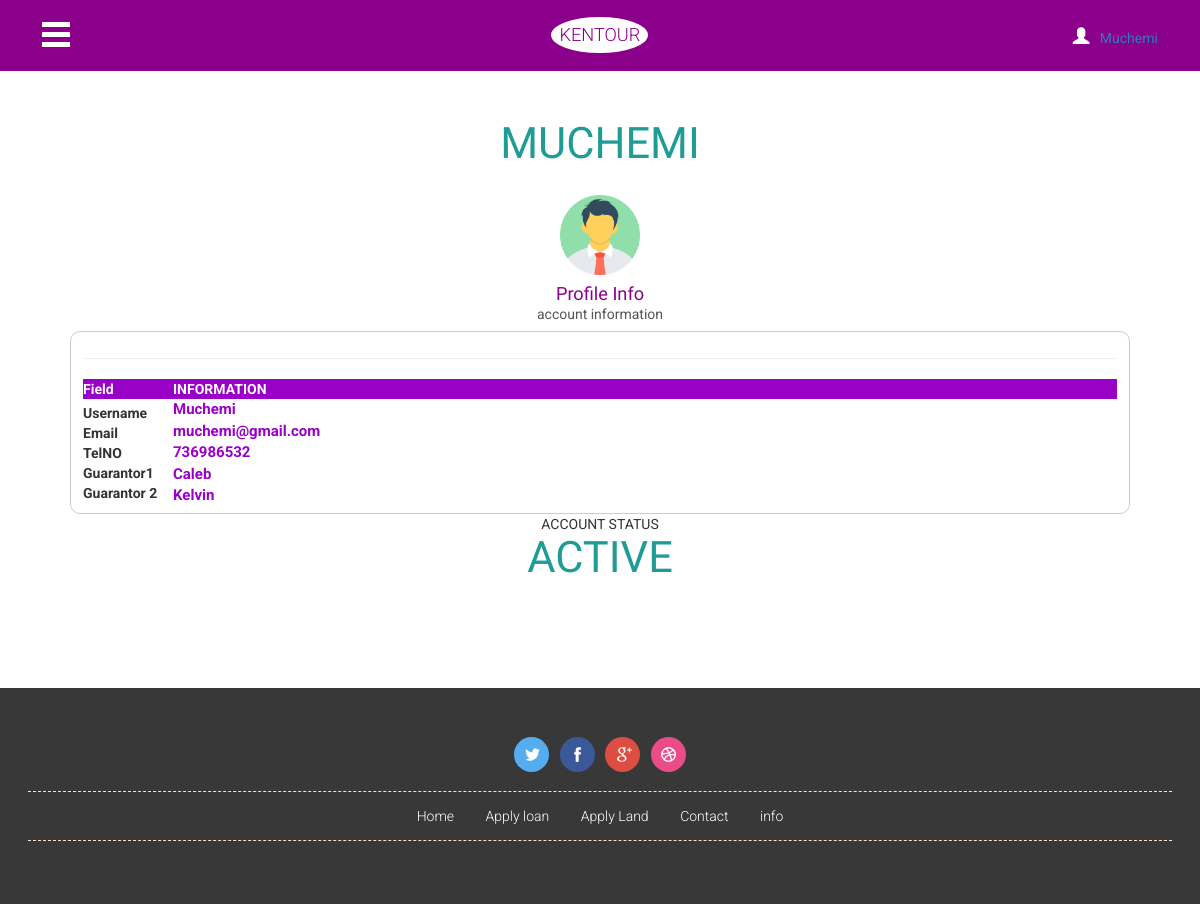
/CLIENT/profile.php (signed in), run on the app's committed database.
### tables this page shows
CREATE TABLE `members` (
  `id` int(11) NOT NULL,
  `username` varchar(255) NOT NULL,
  `email` varchar(255) NOT NULL,
  `tel` int(14) NOT NULL,
  `password` varchar(255) NOT NULL,
  `guarantor1` varchar(255) NOT NULL,
  `g1status` varchar(255) NOT NULL,
  `guarantor2` varchar(255) NOT NULL,
  `g2status` varchar(255) NOT NULL,
  `accountStatus` varchar(255) NOT NULL
);

### CLIENT/profile.php (the view, shortened to what this page needs)
<!DOCTYPE html>
<html>
<head><meta http-equiv="Content-Type" content="text/html; charset=utf-8">
<link href="css/bootstrap.css" type="text/css" rel="stylesheet" media="all">
<link href="css/style.css" type="text/css" rel="stylesheet" media="all">
<link rel="stylesheet" href="css/ken-burns.css" type="text/css" media="all" />
</head>
<body class="bg">
	<div class="agile-main">
		<div class="content-wrap">
			<div class="header">
				<div class="menu-icon">
					<button class="menu-button" id="open-button">O</button>
				</div>
				<div class="logo">
					<h2><a href="index.php">KENTOUR</a></h2>
				</div>
				<div class="login">
					<a href="" class="sign-in popup-top-anim"><span class="glyphicon glyphicon-user"></span>
						<?php  if (isset($_SESSION['username'])) : ?>
						<?php echo $_SESSION['username']; ?>
						<?php endif ?>
					</a>
				</div>
			</div>
			<div class="content">
				<div class="welcome">
					<h3 class="w3ls-title"><?php echo strtoupper($_SESSION['username']);?></h3>
					<div class="welcome-info">
						<div class="bs-example bs-example-tabs" role="tabpanel" data-example-id="togglable-tabs">
							<ul id="myTab" class=" nav-tabs" role="tablist">
								<li role="presentation" class="active"><a href="#home" id="home-tab" role="tab" data-toggle="tab" aria-controls="home" aria-expanded="true">
									<span><img src="images/avatar-01.jpg" style="width:80px; height:80px;"/></span>
									<h5>Profile Info</h5>
									account information <?php 	?>
								</a></li>
							</ul>
								<?php require('connect-db.php')?>
								<?php
									$user = $_SESSION['username'];
									$sql = "SELECT * FROM members WHERE username='$user'";
									$result = mysqli_query($conn, $sql);
									while($row = mysqli_fetch_array($result, MYSQLI_NUM))
									{
										$status = $row[9];
										echo '<div style="padding: 6px 12px; border: 1px solid #ccc; border-radius: 10px; text-align: left; width:100%; ">';
										echo '
										<table class="container">
											<thead>
												<tr style="color:#FEFEFE; background:#9901C7; ">
													<th scope="col">Field</th>
													<th scope="col">INFORMATION<th>
												</tr>
												<hr>
											</thead>';
											echo '<tr style="">';
												echo'<td style="width: 90px;">';
													echo '<b>
														<label>Username</label><br>
														<label>Email </label><br>
														<label>TelNO </label><br>
														<label>Guarantor1 </label><br>
														<label>Guarantor 2 </label><br>
													</b></td>';
													echo '
													<td style="color:#9901C7; font-size: 15px;  ">
														<label>'.$row[1].'</label><br>
														<label>'.$row[2].'</label><br>
														<label>'.$row[3].'</label><br>
														<label>'.$row[5].'</label><br>
														<label>'.$row[7].'</label><br>
													</td>';
											echo '</tr>';
										echo '</table>';
										echo '</div>';
										echo 'ACCOUNT STATUS<br>';
										echo '<h3 class="w3ls-title">'. $status.'</h3>';
									}
								?>
						</div>
					</div>
				</div>
				<div class="w3agile properties">
				</div>
				<div class="w3agile footer">
					<div class="social-icons">
						<ul>
							<li><a href="#"> </a></li>
							<li><a href="#" class="fb"> </a></li>
							<li><a href="#" class="gp"> </a></li>
							<li><a href="#" class="drb"> </a></li>
						</ul>
					</div>
					<div class="footer-nav">
						<ul>
							<li><a href="index.php"> Home </a></li>
							<li><a href="aloan.php"> Apply loan</a> </li>
							<li><a href="aland.php"> Apply Land </a></li>
							<li><a href="contact.php"> Contact </a></li>
							<li><a href="info.php"> info </a></li>
						</ul>
					</div>
				</div>
			</div>
		</div>
	</div>
</body>
</html>

### CLIENT/css/style.css (style rules this page uses)
body { margin:0; font-family: 'Roboto', sans-serif; background:url(../images/bg.jpg)repeat 0px 0px; background-size:cover; }
body a { transition: 0.5s all; -webkit-transition: 0.5s all; -moz-transition: 0.5s all; -o-transition: 0.5s all; -ms-transition: 0.5s all; text-decoration:none; }
h1,h2,h3,h4,h5,h6 { margin:0; font-family: 'Abel', sans-serif; }
ul,label { margin:0; padding:0; }
.bg { background: #fff; }
.header { background: #8b008b; padding: 1.2em 3em; }
.menu-icon,.logo,.login { float: left; width: 33.33%; }
.logo { text-align: center; }
.logo h2 { font-size: 1.3em; font-family: 'Roboto', sans-serif; }
.logo h2 a { color: #8b008b; background: #fff; font-weight: 300; border-radius: 50%; padding: 8px; display: inline-block; text-decoration:none; }
.login { text-align: right; }
.login a.sign-in { outline: none; display: inline-block; }
.login a.sign-in span { font-size: 1.2em; color: white; margin: 0.6em 0.4em; }
.container, .content-wrap { overflow: hidden; width: 100%; height: 100%; }
.content { position: relative; }
.content::before { position: absolute; top: 0; left: 0; z-index: 10; width: 100%; height: 100%; background: rgba(0,0,0,0.3); content: ''; opacity: 0; -webkit-transform: translate3d(100%,0,0); -moz-transform: translate3d(100%,0,0); -o-transform: translate3d(100%,0,0); -ms-transform: translate3d(100%,0,0); transform: translate3d(100%,0,0); -webkit-transition: opacity 0.4s, -webkit-transform 0s 0.4s; -moz-transition: opacity 0.4s, -moz-transform 0s 0.4s; transition: opacity 0.4s, transform 0s 0.4s; -webkit-transition-timing-function: cubic-bezier(0.7,0,0.3,1); -moz-transition-timing-function: cubic-bezier(0.7,0,0.3,1); transition-timing-function: cubic-bezier(0.7,0,0.3,1); }
.menu-button { position: relative; z-index: 1000; padding: 0; width: 2.5em; height: 2.2em; border: none; text-indent: 2.8em; font-size: 0.8em; color: transparent; background: transparent; outline: none; margin: .5em 0; }
.menu-button::before { position: absolute; top: 0; right: 0; bottom: 0; left: 0; background: -webkit-linear-gradient(#ffffff 20%, transparent 20%, transparent 40%, #ffffff 40%, #ffffff 60%, transparent 60%, transparent 80%, #ffffff 80%); background: linear-gradient(#ffffff 20%, transparent 20%, transparent 40%, #ffffff 40%, #ffffff 60%, transparent 60%, transparent 80%, #ffffff 80%); content: ''; }
.welcome { padding: 3.5em 5em 0; }
.welcome-info { text-align: center; }
.welcome .bs-example.bs-example-tabs .nav-tabs { border: none; margin: 2em 0 .5em; }
.welcome .bs-example-tabs ul.nav-tabs li { display: inline-block; float: none; }
.welcome .bs-example-tabs ul.nav-tabs li a { display: block; outline: none; border: none; margin: 0; }
.nav-tabs li a h5 { font-size: 1.3em; color: #1e9c95; margin-top: 0.5em; }
.nav-tabs > li.active >a h5 { color: #8b008b; }
.w3agile,.services,.about { padding: 3.5em 2em; background:#fff; }
h3.w3ls-title { font-size: 3.1em; color: #1e9c95; margin-bottom: .2em; text-align: center; }
.w3agile.footer { background: #383838; text-align: center; }
.social-icons ul { display:inline-block; padding: 0; }
.social-icons ul li { position: inherit; display: inline-block; width: inherit; }
.social-icons ul li:nth-child(2) { margin: 0 .5em; }
.social-icons ul li:nth-child(3) { margin-right: .5em; }
.social-icons ul li a { background: url(../images/social-icons.png)#55acee no-repeat 4px 3px; display: block; height: 35px; width: 35px; -webkit-transition: .5s all; transition: .5s all; -moz-transition: .5s all; -webkit-border-radius: 50%; -moz-border-radius: 50%; border-radius: 50%; }
.social-icons ul li a.fb { background-position: 3px -32px; background-color:#3b5998; }
.social-icons ul li a.gp { background-position: 5px -67px; background-color:#dc4e41; }
.social-icons ul li a.drb { background-position: 3px -102px; background-color:#ea4c89; }
.footer-nav { padding: 1em 0; margin: 1em 0; border-top: 1px dashed #ffe4c4; border-bottom: 1px dashed #ffe4c4; }
.footer-nav ul li { display: inline-block; font-size: 1em; margin-left: 2em; }
.footer-nav ul li:nth-child(1) { margin: 0; }
.footer-nav ul li a { color: #fff; font-weight: 300; }

### data on the page
members: username "Muchemi", email "muchemi@gmail.com", tel "736986532", guarantor1 "Caleb", guarantor2 "Kelvin", accountStatus "ACTIVE"

### other printed values
$_SESSION['username'] "Muchemi"
$_SESSION['username'] "MUCHEMI"
